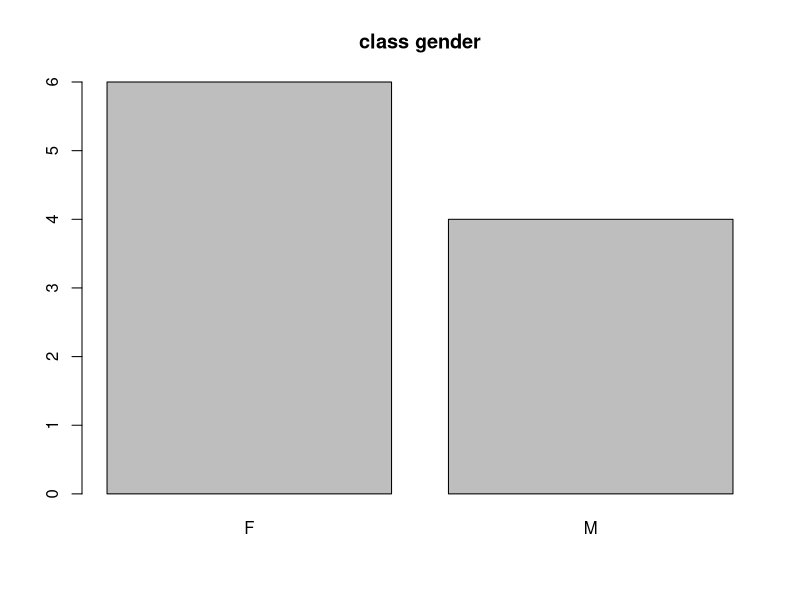
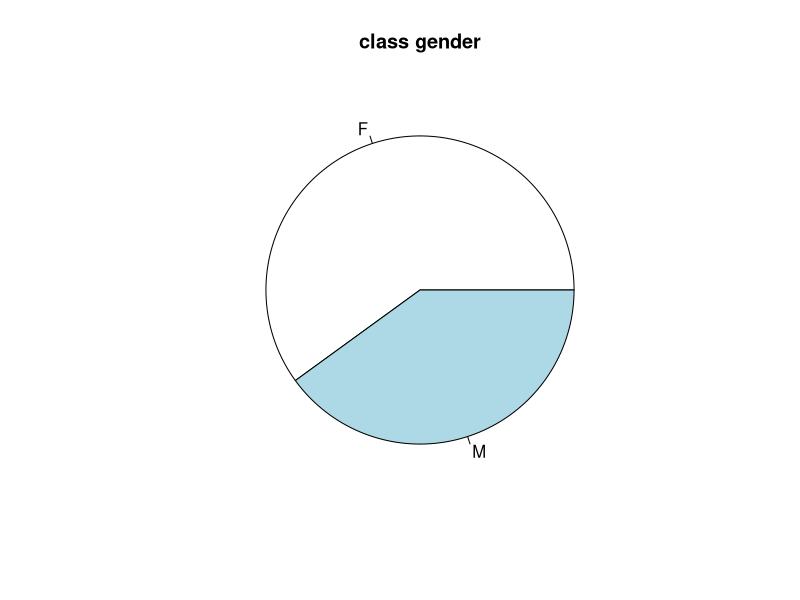
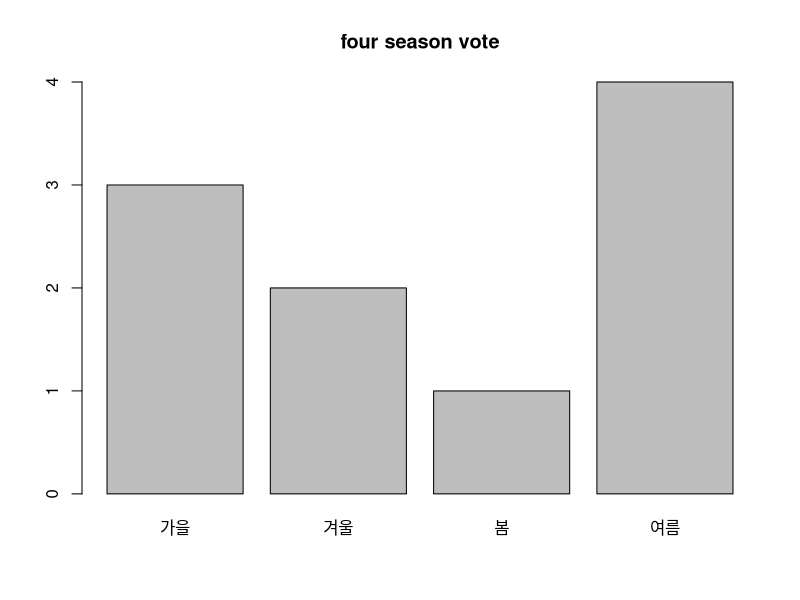
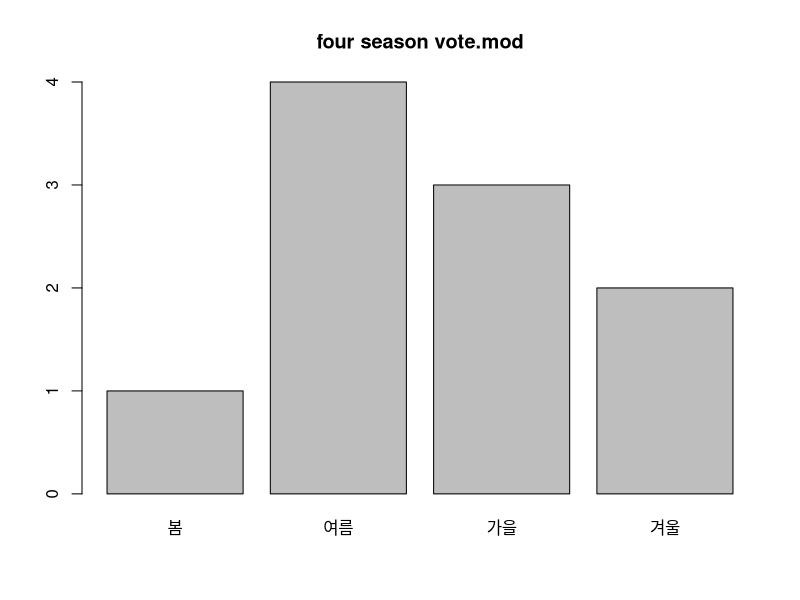
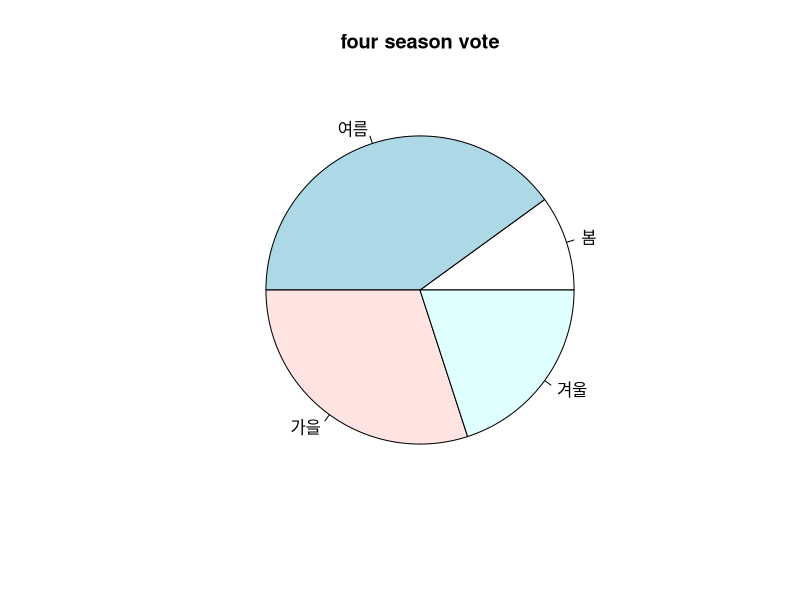
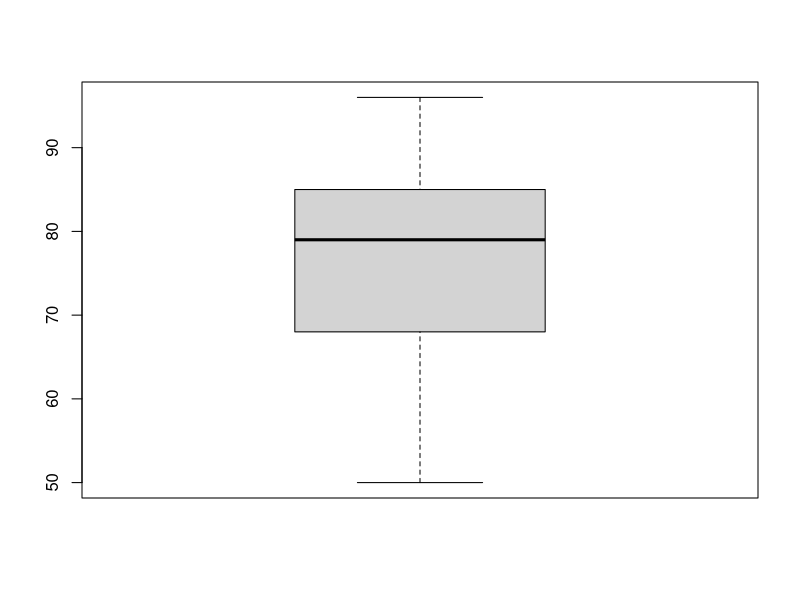
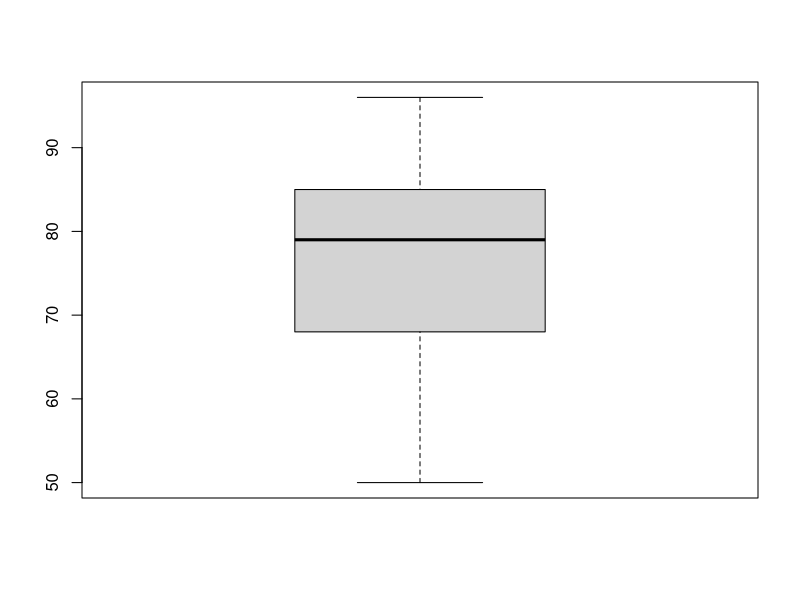
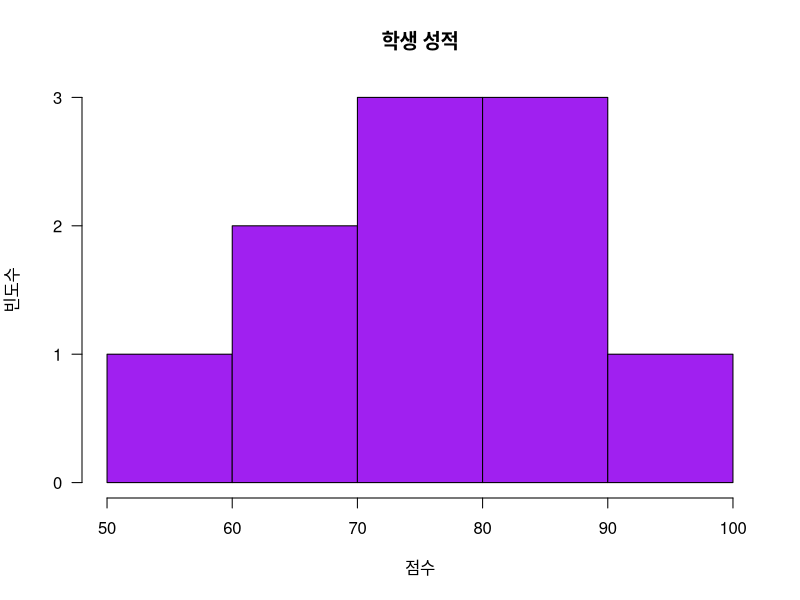

The R script that drew these images, in order: (Note: this script raises an error after producing the figures.)
#남경훈 20.5.19/20.5.19

#문제1
#
#1
gender <- c('F','F','F','M','M','F','F','F','M','M')
class(gender)
dim(gender)
str(gender)

#2
table(gender)

#3
cg <- table(gender)
cg

class(cg)
dim(cg)
str(cg)

barplot(cg, main="class gender")

#4
pie(cg, main = "class gender")

#문제2
#
#1
season <- c('여름', '겨울', '봄','가을','여름','가을','겨울','여름','여름','가을')
season

class(season)
dim(season)
str(season)

#2
table(season)

#3
fv <- table(season)
fv

class(fv)
dim(fv)
str(fv)

barplot(fv, main = "four season vote")

fv.array <- fv[c(3,4,1,2)] #*
fv.array

barplot(fv.array, main = "four season vote.mod")

#4
pie(fv.array, main = "four season vote")

#문제3
#
#1*
score <-c(90, 85, 73, 80, 85, 65,78,50,68,96)
score

names(score) <- c("KOR", "ENG","ATH", "HIST","SOC","MUSIC","BIO","EARTH","PHY","ART")
score

#2
score

#3
mean(score)
median(score)

#4
sd(score)

#5*
which.max(score)

#6
boxplot(score)
boxplot(score)$out #*

#7*
hist(score, main="학생 성적",xlab="점수", ylab="빈도수", col="purple", las=1, breaks=5)

#
#
#문제4
#
mtcars
head(wt)

#1
mean(wt)
